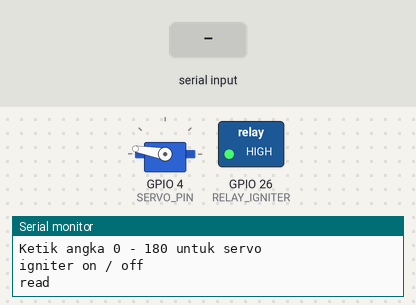
Simulated run of this sketch. Board: ESP32. Parts: servo, switched loads named in the sketch (green lamp = pin HIGH), the last lines printed to the serial monitor. The test bench sets the inputs (shaded band).

Above: at 1.2 s.
1.3 s: "igniter on\n" received over Serial
At 1.8 s:
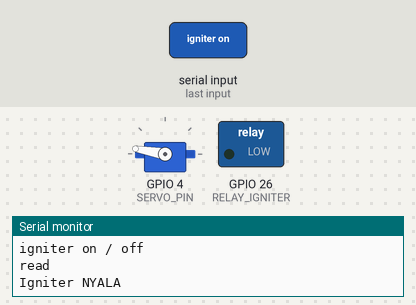
2.8 s: "5\n" received over Serial
At 4.0 s:
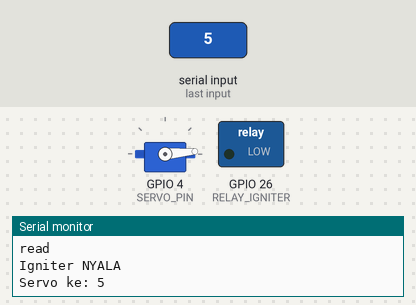
4.3 s: "igniter off\n" received over Serial
At 5.3 s:
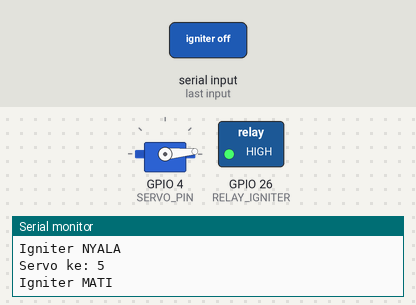
5.8 s: "90\n" received over Serial
At 6.4 s:
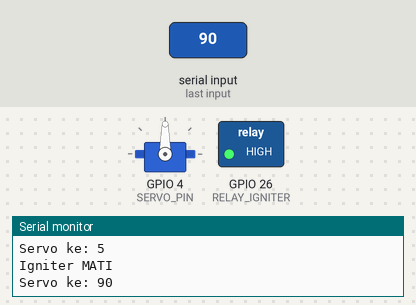
7.3 s: "igniter on\n" received over Serial
At 8.8 s:
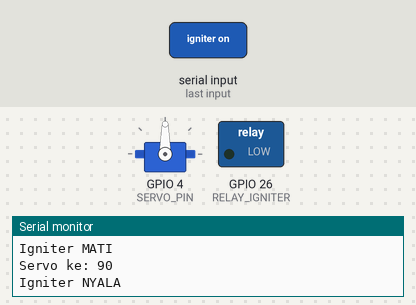
Timing chart, 0 to 9.8 s (numbered marks = the images above; inputs shaded):
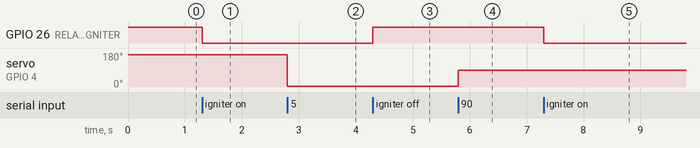

Measured:
- after the input at 1.3 s, GPIO 26 (RELAY_IGNITER): HIGH → LOW at once
- after the input at 2.8 s, servo on GPIO 4 (SERVO_PIN): 170° → 5° at once
- after the input at 4.3 s, GPIO 26 (RELAY_IGNITER): LOW → HIGH at once
- after the input at 5.8 s, servo on GPIO 4 (SERVO_PIN): 5° → 90° at once
- after the input at 7.3 s, GPIO 26 (RELAY_IGNITER): HIGH → LOW at once

The sketch:

kalibrasi_alat_2.ino
```cpp
#include <SPI.h>
#include <Adafruit_MAX31865.h>
#include <ESP32Servo.h>

// ================= PIN =================
#define RELAY_IGNITER 26
#define SERVO_PIN 4

#define MAX_CS   5
#define MAX_MOSI 23
#define MAX_MISO 19
#define MAX_CLK  18

// ================= SENSOR =================
Adafruit_MAX31865 max31865(MAX_CS, MAX_MOSI, MAX_MISO, MAX_CLK);

#define RREF 430.0
#define RNOMINAL 100.0

// ================= SERVO =================
Servo gasServo;

// ================= SERIAL =================
String inputString = "";
bool stringComplete = false;

// ================= SETUP =================
void setup() {
  Serial.begin(115200);

  pinMode(RELAY_IGNITER, OUTPUT);
  digitalWrite(RELAY_IGNITER, HIGH); // OFF

  gasServo.attach(SERVO_PIN);
  gasServo.write(170); // default aman

  max31865.begin(MAX31865_3WIRE);

  Serial.println("=== MODE MANUAL (ANGKA) ===");
  Serial.println("Ketik angka 0 - 180 untuk servo");
  Serial.println("igniter on / off");
  Serial.println("read");
}

// ================= LOOP =================
void loop() {
  readSerialCommand();
}

// ================= BACA SERIAL =================
void readSerialCommand() {
  while (Serial.available()) {
    char inChar = (char)Serial.read();

    if (inChar == '\n') {
      stringComplete = true;
    } else {
      inputString += inChar;
    }
  }

  if (stringComplete) {
    inputString.trim();
    processCommand(inputString);

    inputString = "";
    stringComplete = false;
  }
}

// ================= PROSES COMMAND =================
void processCommand(String cmd) {

  // ===== CEK APAKAH ANGKA =====
  bool isNumber = true;
  for (int i = 0; i < cmd.length(); i++) {
    if (!isDigit(cmd[i])) {
      isNumber = false;
      break;
    }
  }

  if (isNumber && cmd.length() > 0) {
    int angle = cmd.toInt();

    // BATASI RANGE
    if (angle >= 0 && angle <= 180) {
      gasServo.write(angle);

      Serial.print("Servo ke: ");
      Serial.println(angle);
    } else {
      Serial.println("Range harus 0 - 180!");
    }
    return;
  }

  // ===== IGNITER =====
  if (cmd == "igniter on") {
    digitalWrite(RELAY_IGNITER, LOW);
    Serial.println("Igniter NYALA");
  }
  else if (cmd == "igniter off") {
    digitalWrite(RELAY_IGNITER, HIGH);
    Serial.println("Igniter MATI");
  }

  // ===== BACA SUHU =====
  else if (cmd == "read") {
    float suhu = max31865.temperature(RNOMINAL, RREF);
    Serial.print("Suhu: ");
    Serial.print(suhu);
    Serial.println(" C");
  }

  // ===== UNKNOWN =====
  else {
    Serial.println("Perintah tidak dikenal!");
  }
}
```
